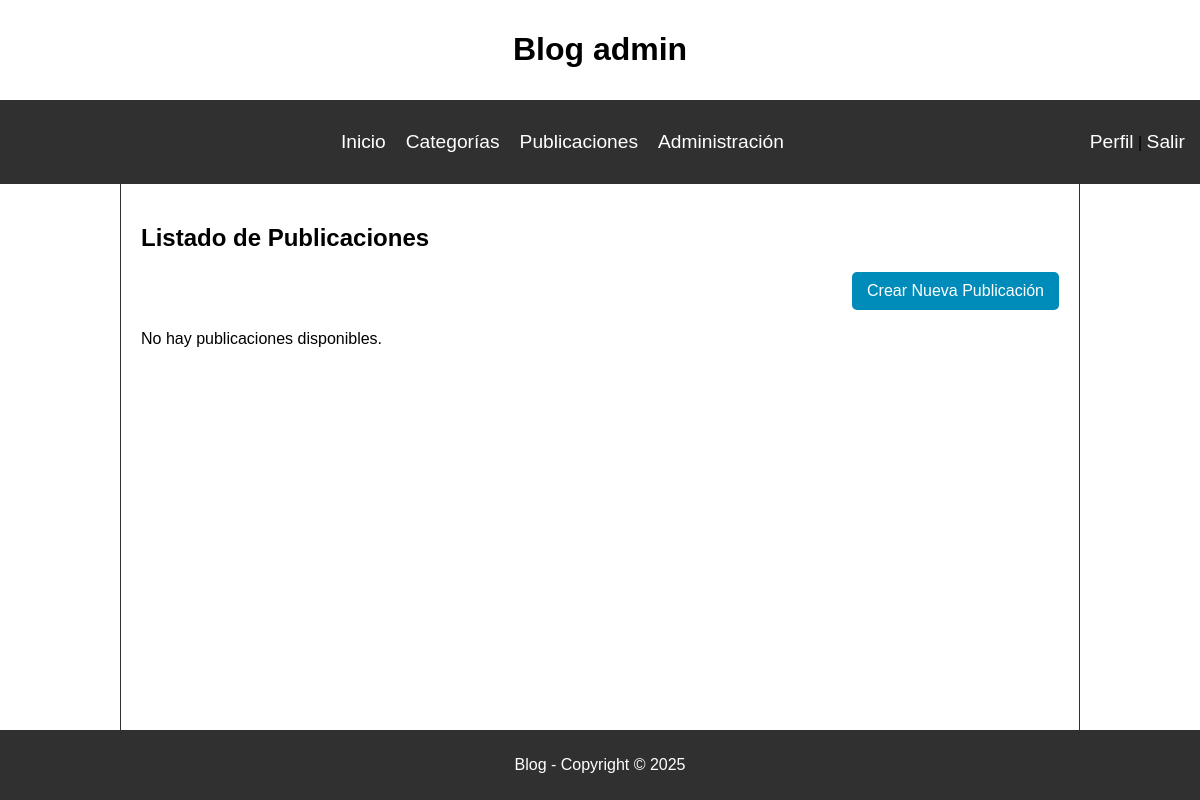
/publicaciones/ (signed in), run on an earlier commit of the app's database.
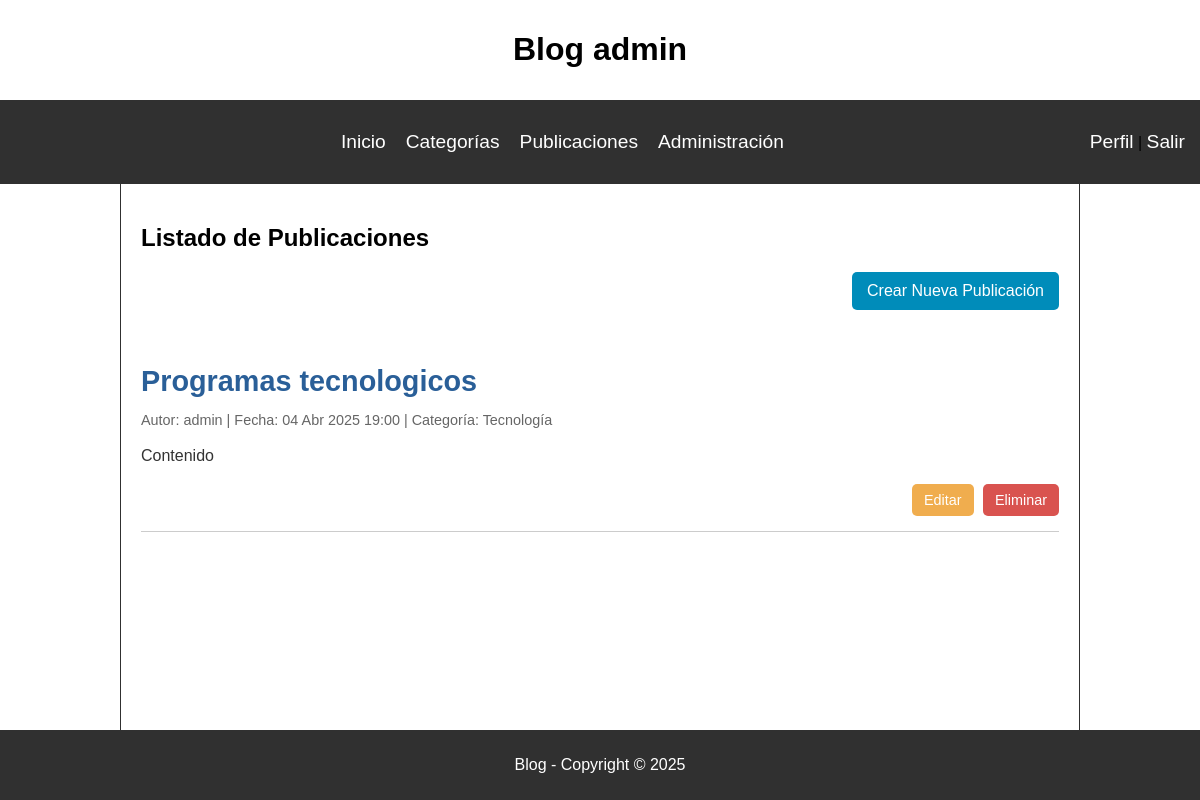
And on a later commit of the database.
### post/models.py (models this page shows, shortened)
class Post(models.Model):
    title = models.CharField(max_length=200)
    content = models.TextField()
    author = models.ForeignKey(User, on_delete=models.CASCADE)  # Relación con usuario
    category = models.ForeignKey(Category, on_delete=models.SET_NULL, null=True, blank=True)  # Relación con categoría
    created_at = models.DateTimeField(auto_now_add=True)
    updated_at = models.DateTimeField(auto_now=True)
    published = models.BooleanField(default=True)

class Category(models.Model):
    name = models.CharField(max_length=100, unique=True)
    class Meta:
        verbose_name = "Category"
        verbose_name_plural = "Categories"

### post/views.py (the view)
# urls.py: path('publicaciones/', views.publicaciones, name='publicaciones'),
@login_required
def publicaciones(request):
    if request.user.is_superuser or request.user.is_staff:
        posts = Post.objects.all().order_by('-created_at')  # Muestra todos los posts
    else:
        posts = Post.objects.filter(author=request.user).order_by('-created_at')  # Muestra solo los del usuario actual
    return render(request, 'post/publicaciones.html', {'posts': posts})

### post/templates/post/publicaciones.html (shortened to what this page needs)
{% extends 'post/base.html' %}
{% load static %}
{% block extra_head %}
<link rel="stylesheet" href="{% static 'post/css/publicaciones.css' %}">
{% endblock extra_head%}
{% block content %}
<h1>Listado de Publicaciones</h1>
<div class="actions">
    <a href="{% url 'nueva_publicacion' %}" class="btn-nuevo-post">Crear Nueva Publicación</a>
</div>
{% for post in posts %}
    <div class="post-container">
        <h2 class="post-title">
            <a href="{% url 'detalle_publicacion' post.id %}" class="post-title-ref">{{ post.title }}</a>
        </h2>
        <p class="post-meta">
            Autor: {{ post.author.username }} | Fecha: {{ post.created_at|date:"d M Y H:i" }} | Categoría: {{ post.category.name|default:"Sin categoría" }}
        </p>
        <p class="post-content">
            {{ post.content|truncatewords:50 }}
        </p>
        <div class="post-actions">
            <a href="{% url 'editar_publicacion' post.id %}" class="btn-editar-post">Editar</a>
            <a href="{% url 'eliminar_publicacion' post.id %}" class="btn-eliminar-post">Eliminar</a>
        </div>
    </div>
{% empty %}
    <p>No hay publicaciones disponibles.</p>
{% endfor %}
{% endblock content%}

What changed in the data, as far as the page shows it:
added Post: title "Programas tecnologicos", author.username "admin", created_at "04 Abr 2025 19:00", category.name "Tecnología", content "Contenido"
Also different on the page:
text no longer shown: "No hay publicaciones disponibles."
